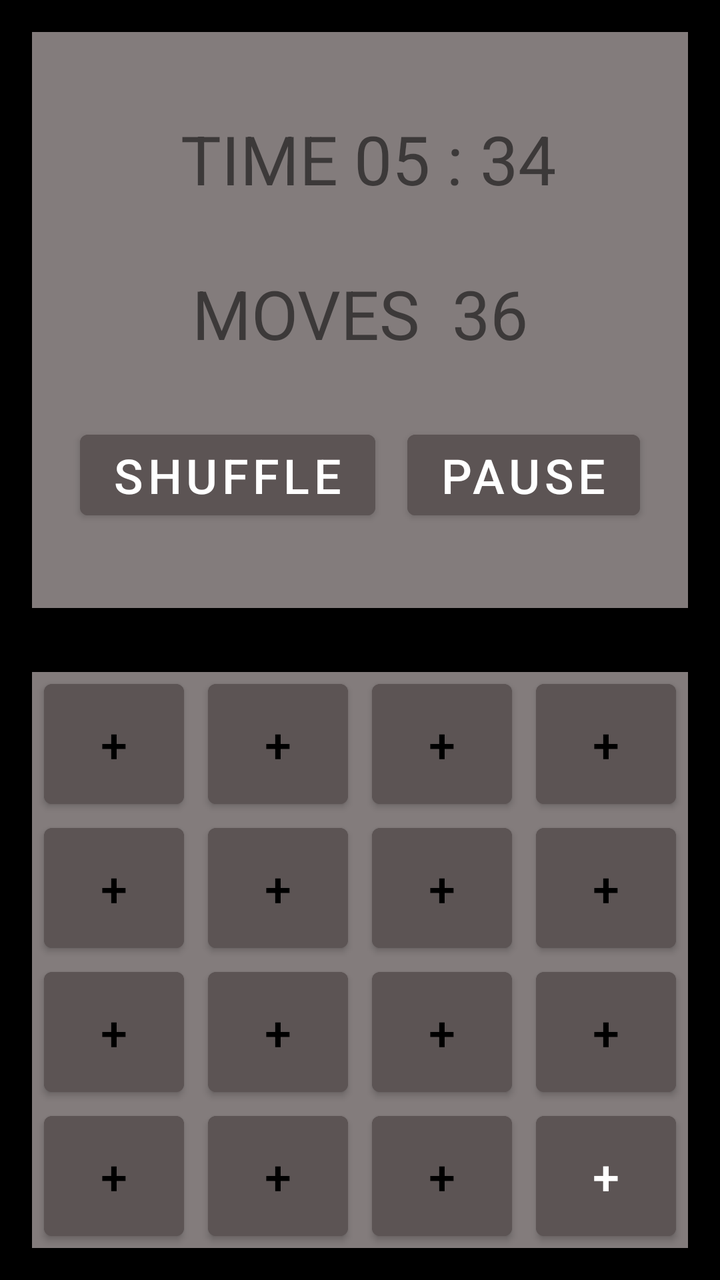
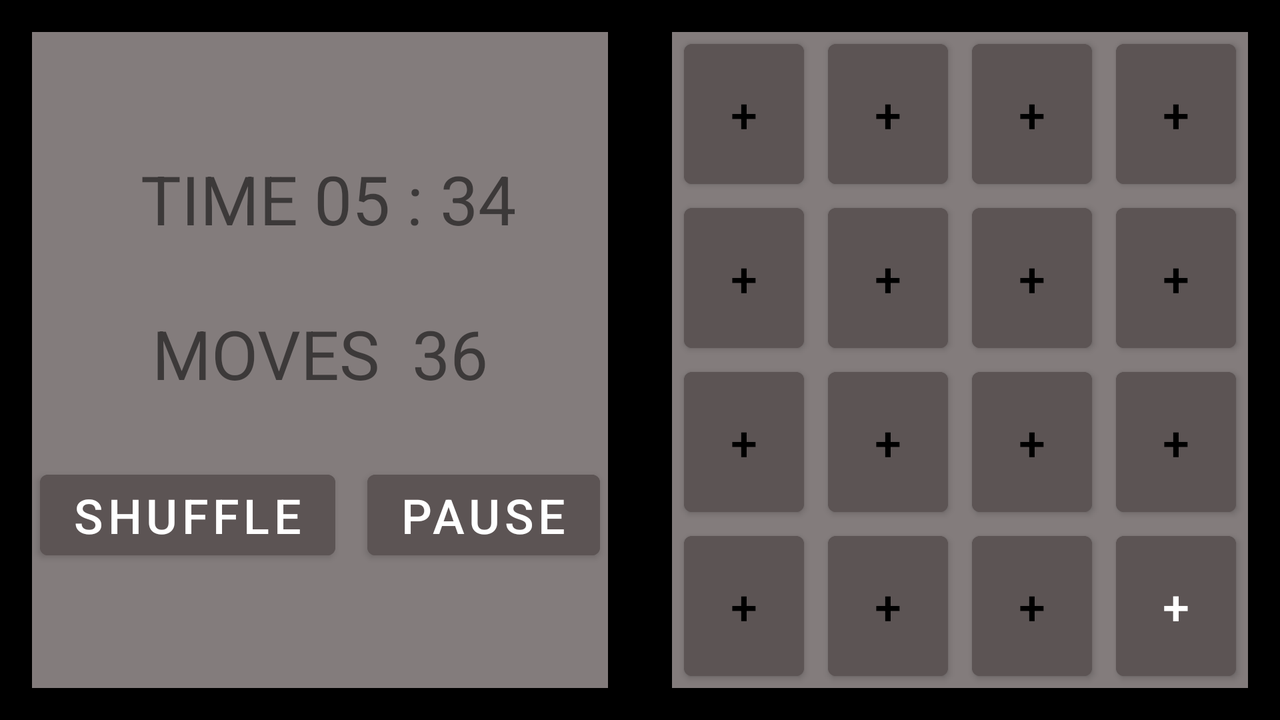

One screen, two layout resources from the same app: the default and the repository's alternative for another configuration. Each is rendered where Android would select it; the XML of both is given below.
<!-- AndroidManifest.xml: application theme Theme.HW0115Puzzle -->
<!-- res/layout/activity_main.xml -->
<?xml version="1.0" encoding="utf-8"?>
<androidx.constraintlayout.widget.ConstraintLayout xmlns:android="http://schemas.android.com/apk/res/android"
    xmlns:app="http://schemas.android.com/apk/res-auto"
    xmlns:tools="http://schemas.android.com/tools"
    android:layout_width="match_parent"
    android:layout_height="match_parent"
    android:animationCache="false"
    android:background="#000000"
    tools:context=".MainActivity">

    <include
        android:id="@+id/include2"
        layout="@layout/game_statistics"
        android:layout_width="0dp"
        android:layout_height="0dp"
        app:layout_constraintBottom_toTopOf="@+id/guideline2"
        app:layout_constraintEnd_toEndOf="parent"
        app:layout_constraintStart_toStartOf="parent"
        app:layout_constraintTop_toTopOf="parent" />

    <include
        android:id="@+id/include"
        layout="@layout/game_board"
        android:layout_width="0dp"
        android:layout_height="0dp"
        app:layout_constraintBottom_toBottomOf="parent"
        app:layout_constraintEnd_toEndOf="parent"
        app:layout_constraintStart_toStartOf="parent"
        app:layout_constraintTop_toTopOf="@+id/guideline2" />

    <androidx.constraintlayout.widget.Guideline
        android:id="@+id/guideline2"
        android:layout_width="wrap_content"
        android:layout_height="wrap_content"
        android:orientation="horizontal"
        app:layout_constraintGuide_percent="0.5" />
</androidx.constraintlayout.widget.ConstraintLayout>
<!-- res/layout/game_statistics.xml (included above) -->
<?xml version="1.0" encoding="utf-8"?>
<androidx.constraintlayout.widget.ConstraintLayout xmlns:android="http://schemas.android.com/apk/res/android"
    android:layout_width="match_parent"
    android:layout_height="match_parent"
    xmlns:app="http://schemas.android.com/apk/res-auto">

    <androidx.constraintlayout.widget.ConstraintLayout
        android:layout_width="match_parent"
        android:layout_height="match_parent"
        android:layout_marginStart="16dp"
        android:layout_marginTop="16dp"
        android:layout_marginEnd="16dp"
        android:layout_marginBottom="16dp"
        android:background="#837C7C"
        app:layout_constraintBottom_toBottomOf="parent"
        app:layout_constraintEnd_toEndOf="parent"
        app:layout_constraintStart_toStartOf="parent"
        app:layout_constraintTop_toTopOf="parent">

        <TextView
            android:id="@+id/textView9"
            android:layout_width="wrap_content"
            android:layout_height="wrap_content"
            android:layout_marginStart="8dp"
            android:layout_marginBottom="16dp"
            android:text="TIME"
            android:textSize="34sp"
            app:layout_constraintBottom_toTopOf="@+id/textView12"
            app:layout_constraintEnd_toStartOf="@+id/textView10"
            app:layout_constraintHorizontal_bias="0.5"
            app:layout_constraintHorizontal_chainStyle="packed"
            app:layout_constraintStart_toStartOf="parent"
            app:layout_constraintTop_toTopOf="parent"
            app:layout_constraintVertical_chainStyle="packed" />

        <TextView
            android:id="@+id/textView10"
            android:layout_width="wrap_content"
            android:layout_height="wrap_content"
            android:layout_marginStart="8dp"
            android:layout_marginBottom="16dp"
            android:text="05 : 34"
            android:textSize="34sp"
            app:layout_constraintBottom_toTopOf="@+id/textView11"
            app:layout_constraintEnd_toEndOf="parent"
            app:layout_constraintHorizontal_bias="0.5"
            app:layout_constraintStart_toEndOf="@+id/textView9"
            app:layout_constraintTop_toTopOf="parent"
            app:layout_constraintVertical_chainStyle="packed" />

        <TextView
            android:id="@+id/textView11"
            android:layout_width="wrap_content"
            android:layout_height="wrap_content"
            android:layout_marginStart="8dp"
            android:layout_marginTop="16dp"
            android:layout_marginBottom="16dp"
            android:text="36"
            android:textSize="34sp"
            app:layout_constraintBottom_toTopOf="@+id/button21"
            app:layout_constraintEnd_toEndOf="parent"
            app:layout_constraintHorizontal_bias="0.5"
            app:layout_constraintStart_toEndOf="@+id/textView12"
            app:layout_constraintTop_toBottomOf="@+id/textView10" />

        <TextView
            android:id="@+id/textView12"
            android:layout_width="wrap_content"
            android:layout_height="wrap_content"
            android:layout_marginTop="16dp"
            android:layout_marginEnd="8dp"
            android:layout_marginBottom="16dp"
            android:text="MOVES"
            android:textSize="34sp"
            app:layout_constraintBottom_toTopOf="@+id/button20"
            app:layout_constraintEnd_toStartOf="@+id/textView11"
            app:layout_constraintHorizontal_bias="0.5"
            app:layout_constraintHorizontal_chainStyle="packed"
            app:layout_constraintStart_toStartOf="parent"
            app:layout_constraintTop_toBottomOf="@+id/textView9" />

        <Button
            android:id="@+id/button21"
            style="@style/game_statistics_button"
            android:layout_width="wrap_content"
            android:layout_height="wrap_content"
            android:layout_marginStart="8dp"
            android:layout_marginTop="16dp"
            android:text="PAUSE"
            app:layout_constraintBottom_toBottomOf="parent"
            app:layout_constraintEnd_toEndOf="parent"
            app:layout_constraintHorizontal_bias="0.5"
            app:layout_constraintStart_toEndOf="@+id/button20"
            app:layout_constraintTop_toBottomOf="@+id/textView11" />

        <Button
            android:id="@+id/button20"
            style="@style/game_statistics_button"
            android:layout_width="wrap_content"
            android:layout_height="wrap_content"
            android:layout_marginTop="16dp"
            android:layout_marginEnd="8dp"
            android:text="SHUFFLE"
            app:layout_constraintBottom_toBottomOf="parent"
            app:layout_constraintEnd_toStartOf="@+id/button21"
            app:layout_constraintHorizontal_bias="0.5"
            app:layout_constraintHorizontal_chainStyle="packed"
            app:layout_constraintStart_toStartOf="parent"
            app:layout_constraintTop_toBottomOf="@+id/textView12" />
    </androidx.constraintlayout.widget.ConstraintLayout>


</androidx.constraintlayout.widget.ConstraintLayout>
<!-- res/layout/game_board.xml (included above) -->
<?xml version="1.0" encoding="utf-8"?>
<androidx.constraintlayout.widget.ConstraintLayout xmlns:android="http://schemas.android.com/apk/res/android"
    xmlns:tools="http://schemas.android.com/tools"
    android:layout_width="match_parent"
    android:layout_height="match_parent"
    xmlns:app="http://schemas.android.com/apk/res-auto">

    <androidx.constraintlayout.widget.ConstraintLayout
        android:layout_width="0dp"
        android:layout_height="0dp"
        android:layout_marginStart="16dp"
        android:layout_marginTop="16dp"
        android:layout_marginEnd="16dp"
        android:layout_marginBottom="16dp"
        android:background="#837C7C"
        app:layout_constraintBottom_toBottomOf="parent"
        app:layout_constraintEnd_toEndOf="parent"
        app:layout_constraintStart_toStartOf="parent"
        app:layout_constraintTop_toTopOf="parent">

        <Button
            android:id="@+id/buttonGameBoard02"
            style="@style/game_board_button"
            android:layout_width="0dp"
            android:layout_height="0dp"
            android:insetLeft="6dp"
            android:insetTop="6dp"
            android:insetRight="6dp"
            android:insetBottom="6dp"
            android:onClick="buttonGameBoardClicked"
            android:text="+"
            android:textSize="24sp"
            app:layout_constraintBottom_toTopOf="@+id/buttonGameBoard03"
            app:layout_constraintEnd_toStartOf="@+id/buttonGameBoard12"
            app:layout_constraintHorizontal_bias="0.5"
            app:layout_constraintHorizontal_chainStyle="spread_inside"
            app:layout_constraintStart_toStartOf="parent"
            app:layout_constraintTop_toBottomOf="@+id/buttonGameBoard01" />

        <Button
            android:id="@+id/buttonGameBoard12"
            style="@style/game_board_button"
            android:layout_width="0dp"
            android:layout_height="0dp"
            android:insetLeft="6dp"
            android:insetTop="6dp"
            android:insetRight="6dp"
            android:insetBottom="6dp"
            android:onClick="buttonGameBoardClicked"
            android:text="+"
            android:textSize="24sp"
            app:layout_constraintBottom_toTopOf="@+id/buttonGameBoard13"
            app:layout_constraintEnd_toStartOf="@+id/buttonGameBoard22"
            app:layout_constraintHorizontal_bias="0.5"
            app:layout_constraintStart_toEndOf="@+id/buttonGameBoard02"
            app:layout_constraintTop_toBottomOf="@+id/buttonGameBoard11" />

        <Button
            android:id="@+id/buttonGameBoard22"
            style="@style/game_board_button"
            android:layout_width="0dp"
            android:layout_height="0dp"
            android:insetLeft="6dp"
            android:insetTop="6dp"
            android:insetRight="6dp"
            android:insetBottom="6dp"
            android:onClick="buttonGameBoardClicked"
            android:text="+"
            android:textSize="24sp"
            app:layout_constraintBottom_toTopOf="@+id/buttonGameBoard23"
            app:layout_constraintEnd_toStartOf="@+id/buttonGameBoard32"
            app:layout_constraintHorizontal_bias="0.5"
            app:layout_constraintStart_toEndOf="@+id/buttonGameBoard12"
            app:layout_constraintTop_toBottomOf="@+id/buttonGameBoard21" />

        <Button
            android:id="@+id/buttonGameBoard32"
            style="@style/game_board_button"
            android:layout_width="0dp"
            android:layout_height="0dp"
            android:insetLeft="6dp"
            android:insetTop="6dp"
            android:insetRight="6dp"
            android:insetBottom="6dp"
            android:onClick="buttonGameBoardClicked"
            android:text="+"
            android:textSize="24sp"
            app:layout_constraintBottom_toTopOf="@+id/buttonGameBoard33"
            app:layout_constraintEnd_toEndOf="parent"
            app:layout_constraintHorizontal_bias="0.5"
            app:layout_constraintStart_toEndOf="@+id/buttonGameBoard22"
            app:layout_constraintTop_toBottomOf="@+id/buttonGameBoard31" />

        <Button
            android:id="@+id/buttonGameBoard03"
            style="@style/game_board_button"
            android:layout_width="0dp"
            android:layout_height="0dp"
            android:insetLeft="6dp"
            android:insetTop="6dp"
            android:insetRight="6dp"
            android:insetBottom="6dp"
            android:onClick="buttonGameBoardClicked"
            android:text="+"
            android:textSize="24sp"
            app:layout_constraintBottom_toBottomOf="parent"
            app:layout_constraintEnd_toStartOf="@+id/buttonGameBoard13"
            app:layout_constraintHorizontal_bias="0.5"
            app:layout_constraintHorizontal_chainStyle="spread_inside"
            app:layout_constraintStart_toStartOf="parent"
            app:layout_constraintTop_toBottomOf="@+id/buttonGameBoard02" />

        <Button
            android:id="@+id/buttonGameBoard13"
            style="@style/game_board_button"
            android:layout_width="0dp"
            android:layout_height="0dp"
            android:insetLeft="6dp"
            android:insetTop="6dp"
            android:insetRight="6dp"
            android:insetBottom="6dp"
            android:onClick="buttonGameBoardClicked"
            android:text="+"
            android:textSize="24sp"
            app:layout_constraintBottom_toBottomOf="parent"
            app:layout_constraintEnd_toStartOf="@+id/buttonGameBoard23"
            app:layout_constraintHorizontal_bias="0.5"
            app:layout_constraintStart_toEndOf="@+id/buttonGameBoard03"
            app:layout_constraintTop_toBottomOf="@+id/buttonGameBoard12" />

        <Button
            android:id="@+id/buttonGameBoard23"
            style="@style/game_board_button"
            android:layout_width="0dp"
            android:layout_height="0dp"
            android:insetLeft="6dp"
            android:insetTop="6dp"
            android:insetRight="6dp"
            android:insetBottom="6dp"
            android:onClick="buttonGameBoardClicked"
            android:text="+"
            android:textSize="24sp"
            app:layout_constraintBottom_toBottomOf="parent"
            app:layout_constraintEnd_toStartOf="@+id/buttonGameBoard33"
            app:layout_constraintHorizontal_bias="0.5"
            app:layout_constraintStart_toEndOf="@+id/buttonGameBoard13"
            app:layout_constraintTop_toBottomOf="@+id/buttonGameBoard22" />

        <Button
            android:id="@+id/buttonGameBoard33"
            style="@style/game_board_button"
            android:layout_width="0dp"
            android:layout_height="0dp"
            android:insetLeft="6dp"
            android:insetTop="6dp"
            android:insetRight="6dp"
            android:insetBottom="6dp"
            android:onClick="buttonGameBoardClicked"
            android:text="+"
            android:textColor="#FFFFFF"
            android:textSize="24sp"
            app:layout_constraintBottom_toBottomOf="parent"
            app:layout_constraintEnd_toEndOf="parent"
            app:layout_constraintHorizontal_bias="0.5"
            app:layout_constraintStart_toEndOf="@+id/buttonGameBoard23"
            app:layout_constraintTop_toBottomOf="@+id/buttonGameBoard32"
            tools:ignore="TextContrastCheck" />

        <Button
            android:id="@+id/buttonGameBoard01"
            style="@style/game_board_button"
            android:layout_width="0dp"
            android:layout_height="0dp"
            android:insetLeft="6dp"
            android:insetTop="6dp"
            android:insetRight="6dp"
            android:insetBottom="6dp"
            android:onClick="buttonGameBoardClicked"
            android:text="+"
            android:textSize="24sp"
            app:layout_constraintBottom_toTopOf="@+id/buttonGameBoard02"
            app:layout_constraintEnd_toStartOf="@+id/buttonGameBoard11"
            app:layout_constraintHorizontal_bias="0.5"
            app:layout_constraintHorizontal_chainStyle="spread_inside"
            app:layout_constraintStart_toStartOf="parent"
            app:layout_constraintTop_toBottomOf="@+id/buttonGameBoard00" />

        <Button
            android:id="@+id/buttonGameBoard11"
            style="@style/game_board_button"
            android:layout_width="0dp"
            android:layout_height="0dp"
            android:insetLeft="6dp"
            android:insetTop="6dp"
            android:insetRight="6dp"
            android:insetBottom="6dp"
            android:onClick="buttonGameBoardClicked"
            android:text="+"
            android:textSize="24sp"
            app:layout_constraintBottom_toTopOf="@+id/buttonGameBoard12"
            app:layout_constraintEnd_toStartOf="@+id/buttonGameBoard21"
            app:layout_constraintHorizontal_bias="0.5"
            app:layout_constraintStart_toEndOf="@+id/buttonGameBoard01"
            app:layout_constraintTop_toBottomOf="@+id/buttonGameBoard10" />

        <Button
            android:id="@+id/buttonGameBoard21"
            style="@style/game_board_button"
            android:layout_width="0dp"
            android:layout_height="0dp"
            android:insetLeft="6dp"
            android:insetTop="6dp"
            android:insetRight="6dp"
            android:insetBottom="6dp"
            android:onClick="buttonGameBoardClicked"
            android:text="+"
            android:textSize="24sp"
            app:layout_constraintBottom_toTopOf="@+id/buttonGameBoard22"
            app:layout_constraintEnd_toStartOf="@+id/buttonGameBoard31"
            app:layout_constraintHorizontal_bias="0.5"
            app:layout_constraintStart_toEndOf="@+id/buttonGameBoard11"
            app:layout_constraintTop_toBottomOf="@+id/buttonGameBoard20" />

        <Button
            android:id="@+id/buttonGameBoard31"
            style="@style/game_board_button"
            android:layout_width="0dp"
            android:layout_height="0dp"
            android:insetLeft="6dp"
            android:insetTop="6dp"
            android:insetRight="6dp"
            android:insetBottom="6dp"
            android:onClick="buttonGameBoardClicked"
            android:text="+"
            android:textSize="24sp"
            app:layout_constraintBottom_toTopOf="@+id/buttonGameBoard32"
            app:layout_constraintEnd_toEndOf="parent"
            app:layout_constraintHorizontal_bias="0.5"
            app:layout_constraintStart_toEndOf="@+id/buttonGameBoard21"
            app:layout_constraintTop_toBottomOf="@+id/buttonGameBoard30" />

        <Button
            android:id="@+id/buttonGameBoard00"
            style="@style/game_board_button"
            android:layout_width="0dp"
            android:layout_height="0dp"
            android:insetLeft="6dp"
            android:insetTop="6dp"
            android:insetRight="6dp"
            android:insetBottom="6dp"
            android:onClick="buttonGameBoardClicked"
            android:text="+"
            android:textSize="24sp"
            app:layout_constraintBottom_toTopOf="@+id/buttonGameBoard01"
            app:layout_constraintEnd_toStartOf="@+id/buttonGameBoard10"
            app:layout_constraintHorizontal_bias="0.5"
            app:layout_constraintHorizontal_chainStyle="spread_inside"
            app:layout_constraintStart_toStartOf="parent"
            app:layout_constraintTop_toTopOf="parent"
            app:layout_constraintVertical_chainStyle="spread_inside" />

        <Button
            android:id="@+id/buttonGameBoard10"
            style="@style/game_board_button"
            android:layout_width="0dp"
            android:layout_height="0dp"
            android:insetLeft="6dp"
            android:insetTop="6dp"
            android:insetRight="6dp"
            android:insetBottom="6dp"
            android:onClick="buttonGameBoardClicked"
            android:text="+"
            android:textSize="24sp"
            app:layout_constraintBottom_toTopOf="@+id/buttonGameBoard11"
            app:layout_constraintEnd_toStartOf="@+id/buttonGameBoard20"
            app:layout_constraintHorizontal_bias="0.5"
            app:layout_constraintStart_toEndOf="@+id/buttonGameBoard00"
            app:layout_constraintTop_toTopOf="parent"
            app:layout_constraintVertical_chainStyle="spread_inside" />

        <Button
            android:id="@+id/buttonGameBoard20"
            style="@style/game_board_button"
            android:layout_width="0dp"
            android:layout_height="0dp"
            android:insetLeft="6dp"
            android:insetTop="6dp"
            android:insetRight="6dp"
            android:insetBottom="6dp"
            android:onClick="buttonGameBoardClicked"
            android:text="+"
            android:textSize="24sp"
            app:layout_constraintBottom_toTopOf="@+id/buttonGameBoard21"
            app:layout_constraintEnd_toStartOf="@+id/buttonGameBoard30"
            app:layout_constraintHorizontal_bias="0.5"
            app:layout_constraintStart_toEndOf="@+id/buttonGameBoard10"
            app:layout_constraintTop_toTopOf="parent"
            app:layout_constraintVertical_chainStyle="spread_inside" />

        <Button
            android:id="@+id/buttonGameBoard30"
            style="@style/game_board_button"
            android:layout_width="0dp"
            android:layout_height="0dp"
            android:insetLeft="6dp"
            android:insetTop="6dp"
            android:insetRight="6dp"
            android:insetBottom="6dp"
            android:onClick="buttonGameBoardClicked"
            android:text="+"
            android:textSize="24sp"
            app:layout_constraintBottom_toTopOf="@+id/buttonGameBoard31"
            app:layout_constraintEnd_toEndOf="parent"
            app:layout_constraintHorizontal_bias="0.5"
            app:layout_constraintStart_toEndOf="@+id/buttonGameBoard20"
            app:layout_constraintTop_toTopOf="parent"
            app:layout_constraintVertical_chainStyle="spread_inside" />

    </androidx.constraintlayout.widget.ConstraintLayout>


</androidx.constraintlayout.widget.ConstraintLayout>
<!-- resources referenced by this layout -->
<resources>
  <style name="game_board_button" parent="Widget.MaterialComponents.Button">
              <item name="android:textSize">26sp</item>
              <item name="android:textColor">@color/black</item>
              <item name="android:backgroundTint">#FF5C5454</item>
      </style>
  <style name="game_statistics_button" parent="Widget.MaterialComponents.Button">
          <item name="android:textSize">24sp</item>
          <item name="android:textColor">@color/white</item>
          <item name="android:backgroundTint">#FF5C5454</item>
      </style>
  <style name="Theme.HW0115Puzzle" parent="Theme.MaterialComponents.DayNight.DarkActionBar">
          
          <item name="colorPrimary">@color/purple_500</item>
          <item name="colorPrimaryVariant">@color/purple_700</item>
          <item name="colorOnPrimary">@color/white</item>
          
          <item name="colorSecondary">@color/teal_200</item>
          <item name="colorSecondaryVariant">@color/teal_700</item>
          <item name="colorOnSecondary">@color/black</item>
          
          <item name="android:statusBarColor" tools:targetApi="l">?attr/colorPrimaryVariant</item>
          
      </style>
</resources>
<!-- res/layout-land/activity_main.xml (the repository's variant of the layout above) -->
<!-- drawn on the phone turned sideways -->
<?xml version="1.0" encoding="utf-8"?>
<androidx.constraintlayout.widget.ConstraintLayout xmlns:android="http://schemas.android.com/apk/res/android"
    xmlns:app="http://schemas.android.com/apk/res-auto"
    xmlns:tools="http://schemas.android.com/tools"
    android:layout_width="match_parent"
    android:layout_height="match_parent"
    android:background="#000000"
    tools:context=".MainActivity">

    <include
        android:id="@+id/include2"
        layout="@layout/game_statistics"
        android:layout_width="0dp"
        android:layout_height="0dp"
        app:layout_constraintBottom_toBottomOf="parent"
        app:layout_constraintEnd_toEndOf="@+id/guideline2"
        app:layout_constraintStart_toStartOf="parent"
        app:layout_constraintTop_toTopOf="parent"></include>

    <include
        android:id="@+id/include"
        layout="@layout/game_board"
        android:layout_width="0dp"
        android:layout_height="0dp"
        app:layout_constraintBottom_toBottomOf="parent"
        app:layout_constraintEnd_toEndOf="parent"
        app:layout_constraintStart_toStartOf="@+id/guideline2"
        app:layout_constraintTop_toTopOf="parent"></include>

    <androidx.constraintlayout.widget.Guideline
        android:id="@+id/guideline2"
        android:layout_width="wrap_content"
        android:layout_height="wrap_content"
        android:orientation="vertical"
        app:layout_constraintGuide_percent="0.5" />
</androidx.constraintlayout.widget.ConstraintLayout>
